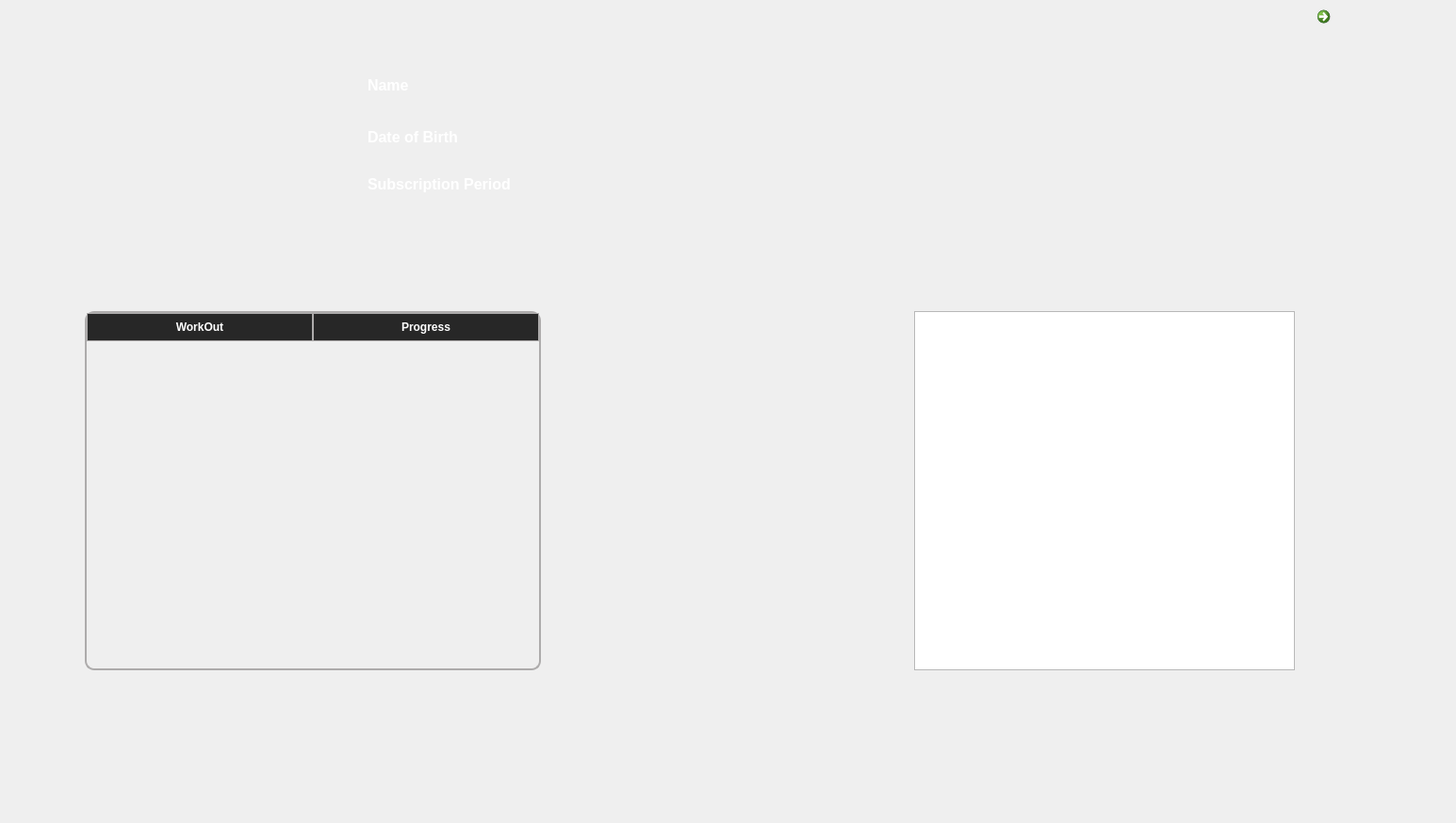
      <widget class="QWidget" name="Profilepage">
       <widget class="QCommandLinkButton" name="commandLinkButton">
        <property name="geometry">
         <rect>
          <x>1390</x>
          <y>0</y>
          <width>41</width>
          <height>41</height>
         </rect>
        </property>
        <property name="styleSheet">
         <string notr="true">QCommandLinkButton {
    color: white; /* لتغيير لون النص */
}

QCommandLinkButton::icon {
    color: white; /* لتغيير لون الأيقونة */
}
</string>
        </property>
        <property name="text">
         <string/>
        </property>
        <property name="icon">
         <iconset theme="QIcon::ThemeIcon::SystemLogOut"/>
        </property>
       </widget>
       <widget class="QFrame" name="frame_7">
        <property name="geometry">
         <rect>
          <x>0</x>
          <y>0</y>
          <width>1536</width>
          <height>864</height>
         </rect>
        </property>
        <property name="styleSheet">
         <string notr="true">QFrame#frame_7 {	
	background-image: url(:/bg/fitora.png);
    background-position: center;
    background-repeat: no-repeat;
    background-size: cover;
    border: none;
}</string>
        </property>
        <property name="frameShape">
         <enum>QFrame::Shape::StyledPanel</enum>
        </property>
        <property name="frameShadow">
         <enum>QFrame::Shadow::Raised</enum>
        </property>
        <widget class="QTableWidget" name="workoutTable">
         <property name="geometry">
          <rect>
           <x>90</x>
           <y>330</y>
           <width>484</width>
           <height>381</height>
          </rect>
         </property>
         <property name="styleSheet">
          <string notr="true">QTableWidget, QTableView {
	color: rgb(255, 255, 255);
    background-color: transparent;
    border: 2px solid #ADABAB;
    border-radius: 10px;
    gridline-color: #ADABAB;  
    selection-background-color: rgba(255, 165, 0, 60); 
}

QHeaderView::section {
    background-color: #272727;
    color: #ffffff;
   border: 0.5px solid #ADABAB;
    padding: 5px;
    font-weight: bold;
}
/* رأس الزاوية (اللي بين الأرقام والأعمدة) */
QTableCornerButton::section {
    background-color: transparent;
    border: none;
}
/* خلايا الجدول */
QTableView::item, QTableWidget::item {
    background-color: transparent;
    border: none;
    padding: 4px;
}

QScrollBar:vertical, QScrollBar:horizontal {
    background: transparent;
    border: none;
    width: 10px;
    height: 10px;
    margin: 0px;
}

QScrollBar::handle:vertical, QScrollBar::handle:horizontal {
    background: #DC3E22;
    border-radius: 5px;
    min-height: 20px;
    min-width: 20px;
}

QScrollBar::add-line, QScrollBar::sub-line {
    background: none;
    border: none;
    height: 0px;
    width: 0px;
}

QScrollBar::add-page, QScrollBar::sub-page {
    background: none;
}</string>
         </property>
         <attribute name="horizontalHeaderDefaultSectionSize">
          <number>240</number>
         </attribute>
         <column>
          <property name="text">
           <string>WorkOut</string>
          </property>
         </column>
         <column>
          <property name="text">
           <string>Progress</string>
          </property>
         </column>
        </widget>
        <widget class="QLabel" name="label_14">
         <property name="geometry">
          <rect>
           <x>390</x>
           <y>130</y>
           <width>141</width>
           <height>31</height>
          </rect>
         </property>
         <property name="font">
          <font>
           <pointsize>12</pointsize>
           <bold>true</bold>
          </font>
         </property>
         <property name="styleSheet">
          <string notr="true">color: rgb(255, 255, 255);
</string>
         </property>
         <property name="text">
          <string>Date of Birth</string>
         </property>
        </widget>
        <widget class="QLabel" name="label_15">
         <property name="geometry">
          <rect>
           <x>390</x>
           <y>180</y>
           <width>221</width>
           <height>31</height>
          </rect>
         </property>
         <property name="font">
          <font>
           <pointsize>12</pointsize>
           <bold>true</bold>
          </font>
         </property>
         <property name="styleSheet">
          <string notr="true">color: rgb(255, 255, 255);</string>
         </property>
         <property name="text">
          <string>Subscription Period</string>
         </property>
        </widget>
        <widget class="QLabel" name="label_17">
         <property name="geometry">
          <rect>
           <x>390</x>
           <y>80</y>
           <width>63</width>
           <height>20</height>
          </rect>
         </property>
         <property name="font">
          <font>
           <pointsize>12</pointsize>
           <bold>true</bold>
          </font>
         </property>
         <property name="styleSheet">
          <string notr="true">color: rgb(255, 255, 255);</string>
         </property>
         <property name="text">
          <string>Name</string>
         </property>
        </widget>
        <widget class="QLabel" name="getClientName_2">
         <property name="geometry">
          <rect>
           <x>510</x>
           <y>80</y>
           <width>63</width>
           <height>21</height>
          </rect>
         </property>
         <property name="text">
          <string/>
         </property>
        </widget>
        <widget class="QLabel" name="getClientDateOfBirth_2">
         <property name="geometry">
          <rect>
           <x>540</x>
           <y>130</y>
           <width>63</width>
           <height>20</height>
          </rect>
         </property>
         <property name="text">
          <string/>
         </property>
        </widget>
        <widget class="QLabel" name="getSubscriptionPeriod_2">
         <property name="geometry">
          <rect>
           <x>590</x>
           <y>180</y>
           <width>63</width>
           <height>20</height>
          </rect>
         </property>
         <property name="text">
          <string/>
         </property>
        </widget>
        <widget class="QListWidget" name="notificationList">
         <property name="geometry">
          <rect>
           <x>970</x>
           <y>330</y>
           <width>404</width>
           <height>381</height>
          </rect>
         </property>
        </widget>
       </widget>
       <zorder>frame_7</zorder>
       <zorder>commandLinkButton</zorder>
      </widget>
